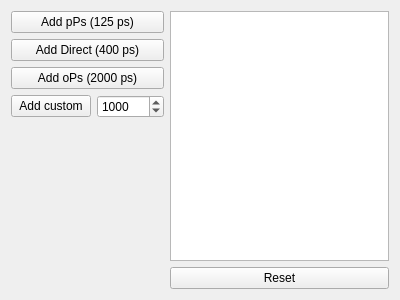
<ui version="4.0" >
 <class>AddCompsWidget</class>
 <widget class="QWidget" name="AddCompsWidget" >
  <property name="geometry" >
   <rect>
    <x>0</x>
    <y>0</y>
    <width>400</width>
    <height>300</height>
   </rect>
  </property>
  <property name="windowTitle" >
   <string>Form</string>
  </property>
  <layout class="QGridLayout" name="gridLayout" >
   <item row="0" column="0" colspan="2" >
    <widget class="QPushButton" name="addpPsBT" >
     <property name="text" >
      <string>Add pPs (125 ps)</string>
     </property>
    </widget>
   </item>
   <item rowspan="5" row="0" column="2" >
    <widget class="QTextEdit" name="selectionsTE" >
     <property name="toolTip" >
      <string>Add components using the buttons on the left or enter them manually.
Format: lifetime [, min, max]</string>
     </property>
    </widget>
   </item>
   <item row="1" column="0" colspan="2" >
    <widget class="QPushButton" name="addDirectBT" >
     <property name="text" >
      <string>Add Direct (400 ps)</string>
     </property>
    </widget>
   </item>
   <item row="2" column="0" colspan="2" >
    <widget class="QPushButton" name="addoPsBT" >
     <property name="text" >
      <string>Add oPs (2000 ps)</string>
     </property>
    </widget>
   </item>
   <item row="3" column="0" >
    <widget class="QPushButton" name="addCustomBT" >
     <property name="text" >
      <string>Add custom</string>
     </property>
    </widget>
   </item>
   <item row="3" column="1" >
    <widget class="QSpinBox" name="customTauSB" >
     <property name="accelerated" >
      <bool>false</bool>
     </property>
     <property name="minimum" >
      <number>1</number>
     </property>
     <property name="maximum" >
      <number>143000</number>
     </property>
     <property name="value" >
      <number>1000</number>
     </property>
    </widget>
   </item>
   <item rowspan="2" row="4" column="0" >
    <spacer name="verticalSpacer" >
     <property name="orientation" >
      <enum>Qt::Vertical</enum>
     </property>
     <property name="sizeHint" stdset="0" >
      <size>
       <width>72</width>
       <height>163</height>
      </size>
     </property>
    </spacer>
   </item>
   <item row="5" column="2" >
    <widget class="QPushButton" name="resetBT" >
     <property name="text" >
      <string>Reset</string>
     </property>
    </widget>
   </item>
  </layout>
 </widget>
 <resources/>
 <connections>
  <connection>
   <sender>resetBT</sender>
   <signal>clicked()</signal>
   <receiver>selectionsTE</receiver>
   <slot>clear()</slot>
   <hints>
    <hint type="sourcelabel" >
     <x>276</x>
     <y>276</y>
    </hint>
    <hint type="destinationlabel" >
     <x>373</x>
     <y>215</y>
    </hint>
   </hints>
  </connection>
 </connections>
</ui>
